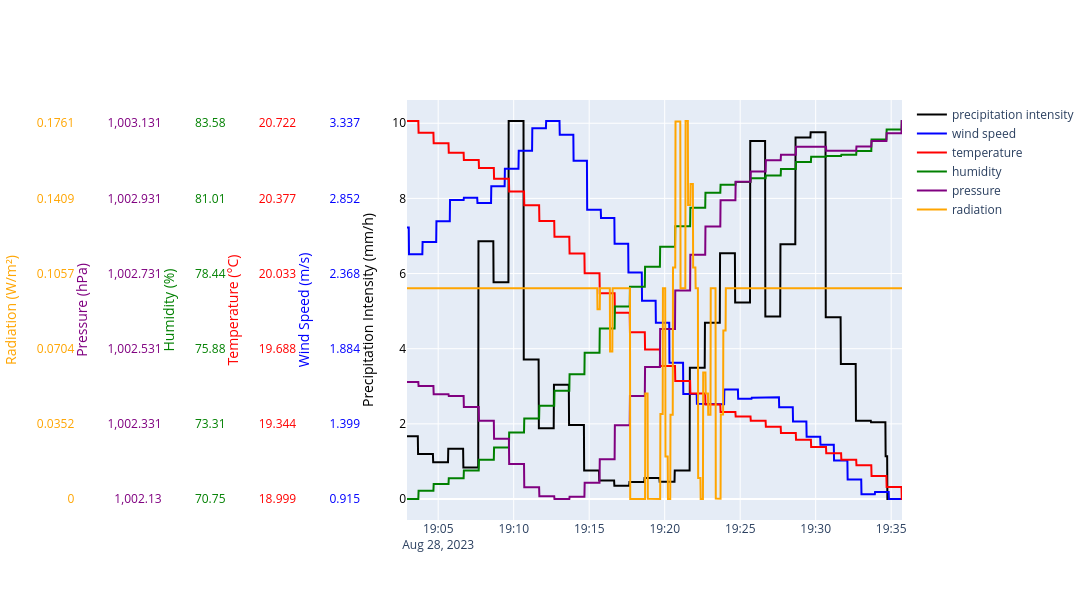

Here is the notebook cell this chart was saved with:
### Markdown cell above
### Met Data Overview

### Code cell
parameters = {
    "precipitation intensity": {
        "data_key": ("precipitation", "intensity_hour_shifted"),
        "color": "black",
        "axis_title": "Precipitation Intensity (mm/h)",
    },
    "wind speed": {
        "data_key": ("wind", "speed_avg"),
        "color": "blue",
        "axis_title": "Wind Speed (m/s)",
    },
    "temperature": {
        "data_key": ("temperature", "average"),
        "color": "red",
        "axis_title": "Temperature (°C)",
    },
    "humidity": {
        "data_key": ("humidity", "relative_avg"),
        "color": "green",
        "axis_title": "Humidity (%)",
    },
    "pressure": {
        "data_key": ("pressure", "relative_avg"),
        "color": "purple",
        "axis_title": "Pressure (hPa)",
    },
    "radiation": {
        "data_key": ("radiation", "current"),
        "color": "orange",
        "axis_title": "Radiation (W/m²)",
    },
}

plot_timeseries_separate_axes(df, parameters)

### Figure 1 — Plotly figure (JSON) as saved in the notebook; plotly's stock layout.template omitted (floating-point values rounded to 4 significant figures; data arrays with more than 128 entries replaced by an {"elided": "..."} marker saying what was removed)
{"data": [{"line": {"color": "black"}, "mode": "lines", "name": "precipitation intensity", "type": "scatter", "x": {"elided": "1968 str values"}, "y": {"elided": "1968 float values"}, "yaxis": "y"}, {"line": {"color": "blue"}, "mode": "lines", "name": "wind speed", "type": "scatter", "x": {"elided": "1968 str values"}, "y": {"elided": "1968 float values"}, "yaxis": "y2"}, {"line": {"color": "red"}, "mode": "lines", "name": "temperature", "type": "scatter", "x": {"elided": "1968 str values"}, "y": {"elided": "1968 float values"}, "yaxis": "y3"}, {"line": {"color": "green"}, "mode": "lines", "name": "humidity", "type": "scatter", "x": {"elided": "1968 str values"}, "y": {"elided": "1968 float values"}, "yaxis": "y4"}, {"line": {"color": "purple"}, "mode": "lines", "name": "pressure", "type": "scatter", "x": {"elided": "1968 str values"}, "y": {"elided": "1968 float values"}, "yaxis": "y5"}, {"line": {"color": "orange"}, "mode": "lines", "name": "radiation", "type": "scatter", "x": {"elided": "1968 str values"}, "y": {"elided": "1968 float values"}, "yaxis": "y6"}], "layout": {"height": 600, "width": 1400, "yaxis": {"tickfont": {"color": "black"}, "title": {"font": {"color": "black"}, "text": "Precipitation Intensity (mm/h)"}}, "yaxis2": {"anchor": "free", "autoshift": true, "overlaying": "y", "tickfont": {"color": "blue"}, "tickmode": "sync", "title": {"font": {"color": "blue"}, "text": "Wind Speed (m/s)"}}, "yaxis3": {"anchor": "free", "autoshift": true, "overlaying": "y", "tickfont": {"color": "red"}, "tickmode": "sync", "title": {"font": {"color": "red"}, "text": "Temperature (°C)"}}, "yaxis4": {"anchor": "free", "autoshift": true, "overlaying": "y", "tickfont": {"color": "green"}, "tickmode": "sync", "title": {"font": {"color": "green"}, "text": "Humidity (%)"}}, "yaxis5": {"anchor": "free", "autoshift": true, "overlaying": "y", "tickfont": {"color": "purple"}, "tickmode": "sync", "title": {"font": {"color": "purple"}, "text": "Pressure (hPa)"}}, "yaxis6": {"anchor": "free", "autoshift": true, "overlaying": "y", "tickfont": {"color": "orange"}, "tickmode": "sync", "title": {"font": {"color": "orange"}, "text": "Radiation (W/m²)"}}}}
